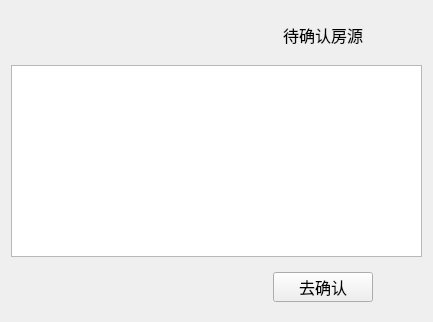
          <widget class="QWidget" name="PAGE_House">
           <layout class="QVBoxLayout" name="verticalLayout_6">
            <item>
             <widget class="QWidget" name="widget" native="true">
              <layout class="QHBoxLayout" name="horizontalLayout_5">
               <item>
                <spacer name="horizontalSpacer_9">
                 <property name="orientation">
                  <enum>Qt::Horizontal</enum>
                 </property>
                 <property name="sizeHint" stdset="0">
                  <size>
                   <width>253</width>
                   <height>20</height>
                  </size>
                 </property>
                </spacer>
               </item>
               <item>
                <widget class="QLabel" name="LBL_MgeHouseTitle">
                 <property name="minimumSize">
                  <size>
                   <width>100</width>
                   <height>30</height>
                  </size>
                 </property>
                 <property name="maximumSize">
                  <size>
                   <width>100</width>
                   <height>30</height>
                  </size>
                 </property>
                 <property name="font">
                  <font>
                   <pointsize>12</pointsize>
                  </font>
                 </property>
                 <property name="text">
                  <string>待确认房源</string>
                 </property>
                 <property name="alignment">
                  <set>Qt::AlignCenter</set>
                 </property>
                </widget>
               </item>
               <item>
                <spacer name="horizontalSpacer_10">
                 <property name="orientation">
                  <enum>Qt::Horizontal</enum>
                 </property>
                 <property name="sizeHint" stdset="0">
                  <size>
                   <width>40</width>
                   <height>20</height>
                  </size>
                 </property>
                </spacer>
               </item>
              </layout>
             </widget>
            </item>
            <item>
             <widget class="QTableView" name="TBW_HouseInfo"/>
            </item>
            <item>
             <widget class="QWidget" name="widget_3" native="true">
              <layout class="QHBoxLayout" name="horizontalLayout_6">
               <item>
                <spacer name="horizontalSpacer_11">
                 <property name="orientation">
                  <enum>Qt::Horizontal</enum>
                 </property>
                 <property name="sizeHint" stdset="0">
                  <size>
                   <width>253</width>
                   <height>20</height>
                  </size>
                 </property>
                </spacer>
               </item>
               <item>
                <widget class="QPushButton" name="BTN_HouseNext">
                 <property name="sizePolicy">
                  <sizepolicy hsizetype="Preferred" vsizetype="Preferred">
                   <horstretch>0</horstretch>
                   <verstretch>0</verstretch>
                  </sizepolicy>
                 </property>
                 <property name="minimumSize">
                  <size>
                   <width>100</width>
                   <height>30</height>
                  </size>
                 </property>
                 <property name="maximumSize">
                  <size>
                   <width>100</width>
                   <height>30</height>
                  </size>
                 </property>
                 <property name="font">
                  <font>
                   <pointsize>12</pointsize>
                  </font>
                 </property>
                 <property name="text">
                  <string>去确认</string>
                 </property>
                </widget>
               </item>
               <item>
                <spacer name="horizontalSpacer_12">
                 <property name="orientation">
                  <enum>Qt::Horizontal</enum>
                 </property>
                 <property name="sizeHint" stdset="0">
                  <size>
                   <width>40</width>
                   <height>20</height>
                  </size>
                 </property>
                </spacer>
               </item>
              </layout>
             </widget>
            </item>
           </layout>
          </widget>
